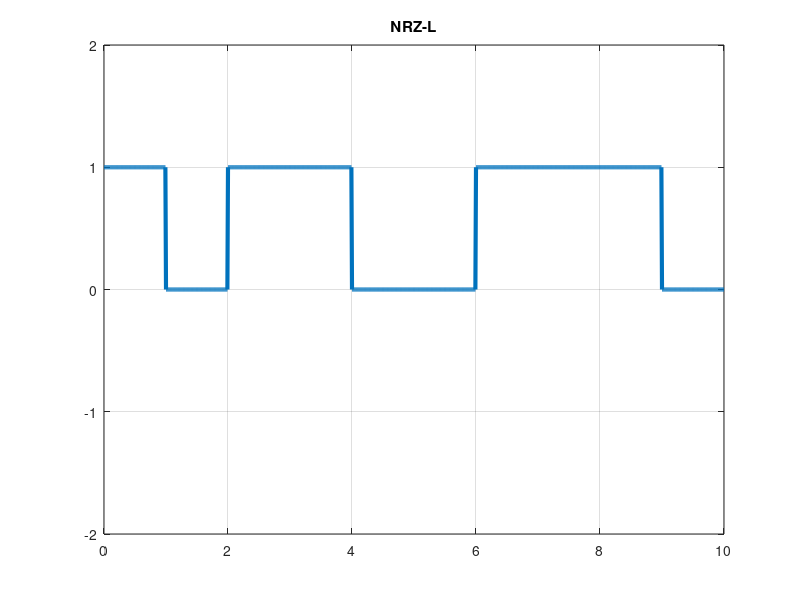

Write MATLAB code to recreate this figure.
clc;
clear;

bits=[1 0 1 1 0 0 1 1 1 0];

sampleSize=100;
bitRate=1;
totalBit=length(bits);
totalSampleSize=sampleSize*totalBit;
totaSampleTime=(totalBit/bitRate);
dTime=totaSampleTime/totalSampleSize;
t=0:dTime:totaSampleTime;
y=zeros(1,length(t));
for i=0:totalBit-1;
    if bits(i+1)==1
        y(i*sampleSize+1 : (i+1)*sampleSize)=1;
    end;
end;
plot(t,y,'LineWidth',3);
axis([0 t(end) -2 2]);
grid on;
title('NRZ-L');
disp("Decoding: ");
x = 0;
for i=1:length(t)
    if t(i)>x
        x = x + 1;
        ans_bits(x) = y(i);
    end
end
disp(ans_bits);






